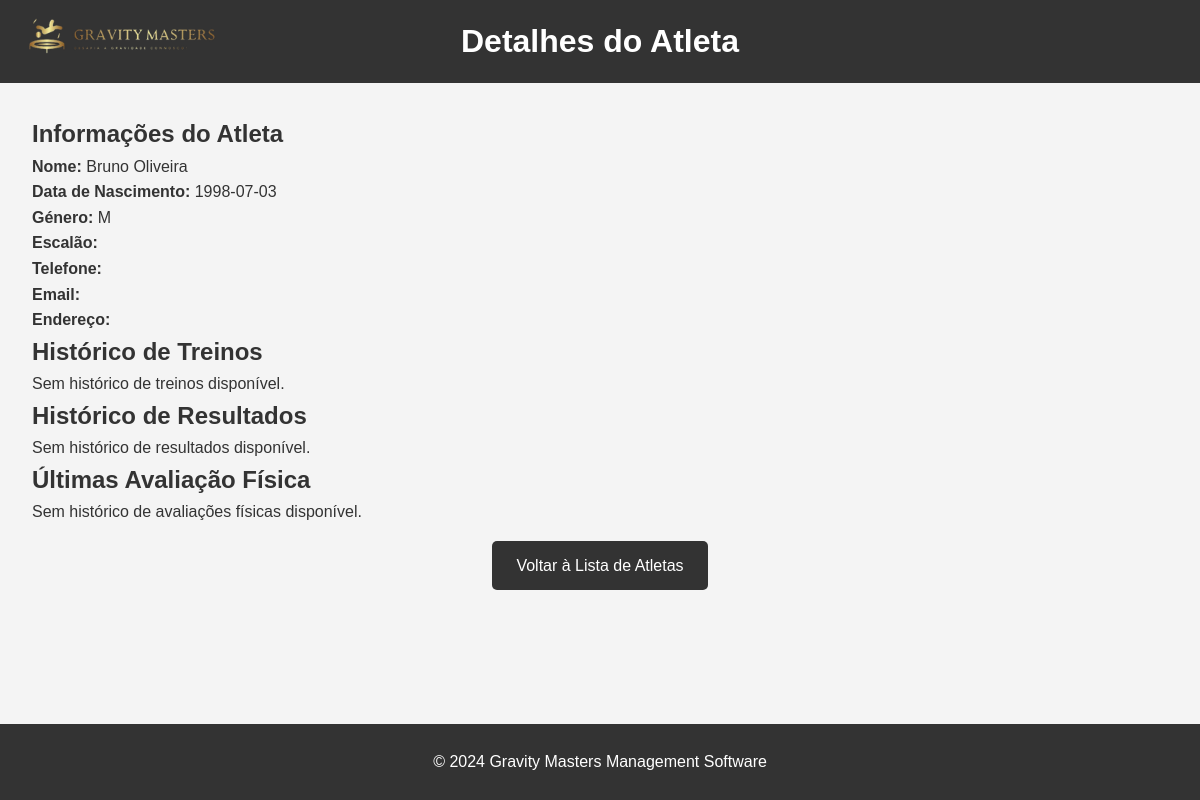
The app's page /frontend/personalAthlete.php?idAthlete=7 (signed in), older data.
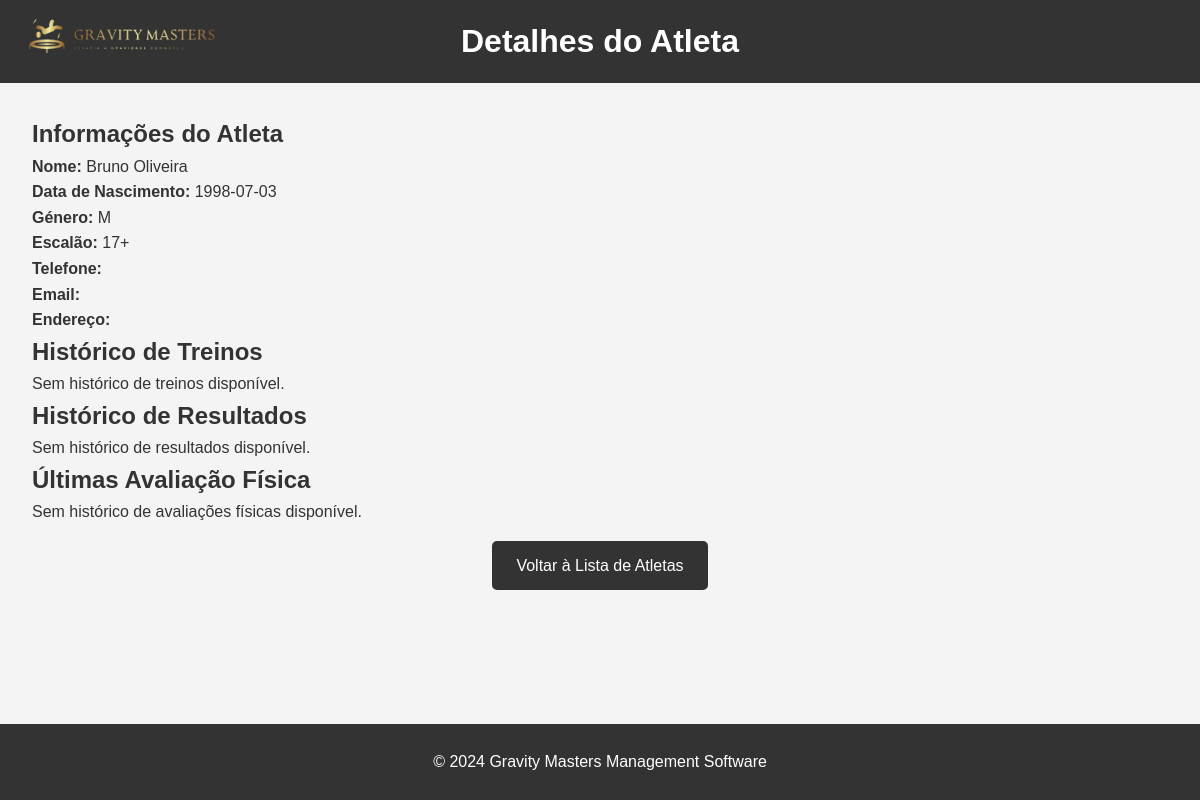
The same page, newer data.
### tables this page shows
CREATE TABLE "Athlete" (
    idAthlete INTEGER PRIMARY KEY AUTOINCREMENT,
    name VARCHAR(255) NOT NULL,
    birthday DATE,
    genre VARCHAR(1) NOT NULL,
    mobile VARCHAR(20),
    email VARCHAR(255), username TEXT,
    password VARCHAR(255),
    address VARCHAR(255),
    ageGroup VARCHAR(255), "fgpNumber" TEXT, "tag_uid" TEXT,
    UNIQUE(idAthlete)
);

### backend/functions.php (called while the page is built, shortened)
<?php
function fetchinfoAthlete($idAthlete) {
    include '../backend/db_connect.php';
    try {
        $sql = "SELECT *
                FROM Athlete
                WHERE idAthlete = :idAthlete";
        $stmt = $conn->prepare($sql);
        $stmt->bindParam(':idAthlete', $idAthlete);
        $stmt->execute();
        $athlete = $stmt->fetch(PDO::FETCH_ASSOC);
    } catch (Exception $e) {
        return "Erro: " . $e->getMessage();
    }
    if ($athlete['birthday'] != null) {
        $currentYear = (int)date("Y");
        $birthYear = (int)date("Y", strtotime($athlete['birthday']));
        $age = $currentYear - $birthYear;
        if ($age >= 17) {
            $ageGroup = '17+';
        } elseif ($age >= 15 && $age <= 16) {
            $ageGroup = '15-16';
        } elseif ($age >= 13 && $age <= 14) {
            $ageGroup = '13-14';
        } elseif ($age >= 11 && $age <= 12) {
            $ageGroup = '11-12';
        } elseif ($age >= 9 && $age <= 10) {
            $ageGroup = '9-10';
        } elseif ($age >= 7 && $age <= 8) {
            $ageGroup = '7-8';
        } else {
            $ageGroup = 'Under 7';
        }
        $sql_update_age_group = "UPDATE Athlete
                                 SET ageGroup = :ageGroup
                                 WHERE idAthlete = :idAthlete";
        $stmt_update_age_group = $conn->prepare($sql_update_age_group);
        $stmt_update_age_group->bindParam(':ageGroup', $ageGroup);
        $stmt_update_age_group->bindParam(':idAthlete', $idAthlete);
        $stmt_update_age_group->execute();
        $sql = "SELECT *
                FROM Athlete
                WHERE idAthlete = :idAthlete";
        $stmt = $conn->prepare($sql);
        $stmt->bindParam(':idAthlete', $idAthlete);
        $stmt->execute();
        $athlete = $stmt->fetch(PDO::FETCH_ASSOC);
    } else {
        throw new Exception("Data de nascimento não encontrada para o atleta.");
    }
    return $athlete;
}
?>

### frontend/personalAthlete.php (the view, shortened to what the changed rows need)
<?php
include '../backend/functions.php';
$idAthlete = $_GET['idAthlete'];
$athlete = fetchinfoAthlete($idAthlete);
?>
<!DOCTYPE html>
<html lang="pt">
<head>
    <link rel="stylesheet" href="../css/personalAthlete.css">
</head>
<body>
    <header>
        <div class="header-content">
            <h1>Detalhes do Atleta</h1>
        </div>
    </header>
    <main>
        <div class="athlete-details">
            <h2>Informações do Atleta</h2>
            <p><strong>Nome:</strong> <?php echo htmlspecialchars($athlete['name']); ?></p>
            <p><strong>Data de Nascimento:</strong> <?php echo htmlspecialchars($athlete['birthday']); ?></p>
            <p><strong>Género:</strong> <?php echo htmlspecialchars($athlete['genre']); ?></p>
            <p><strong>Escalão:</strong> <?php echo htmlspecialchars($athlete['ageGroup']);?> </p>
            <p><strong>Telefone:</strong> <?php echo htmlspecialchars($athlete['mobile']); ?></p>
            <p><strong>Email:</strong> <?php echo htmlspecialchars($athlete['email']); ?></p>
            <p><strong>Endereço:</strong> <?php echo htmlspecialchars($athlete['address']); ?></p>
        </div>
        <div class="athlete-history">
            <h2>Histórico de Treinos</h2>
            <h2>Histórico de Resultados</h2>
            <h2>Últimas Avaliação Física</h2>
    </main>
</body>
</html>

Row changes from the older to the newer data that the page shows:
changed athlete "Bruno Oliveira": ageGroup (not shown) → "17+"
